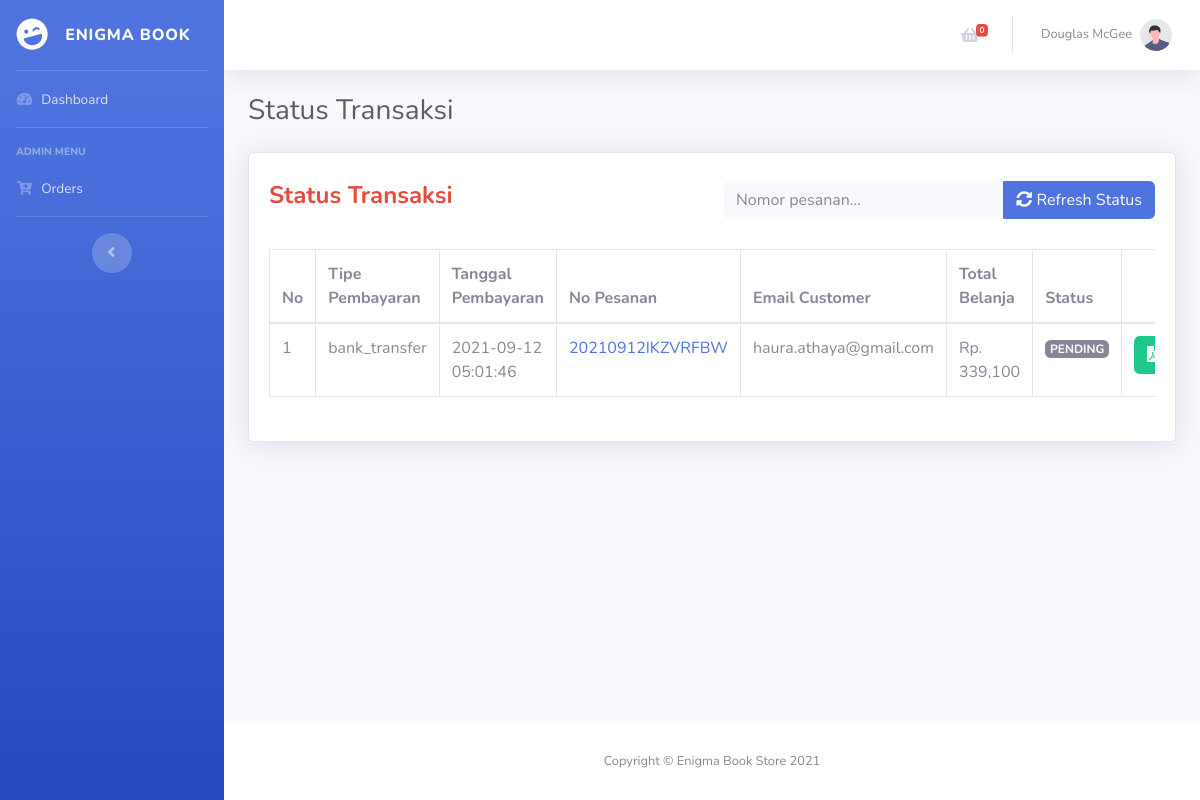
Page /index.php/admin_transaction on the committed database.
### tables this page shows
CREATE TABLE `transaction_from_midtrans` (
  `id` int(11) NOT NULL AUTO_INCREMENT,
  `factur` varchar(45) DEFAULT NULL,
  `payment_type` varchar(120) DEFAULT NULL,
  `bank` varchar(120) DEFAULT NULL,
  `va_number` varchar(120) DEFAULT NULL,
  `biller_code` varchar(120) DEFAULT NULL COMMENT 'for Bank Mandiri',
  `transaction_status` varchar(120) DEFAULT NULL,
  `transaction_time` varchar(120) DEFAULT NULL,
  `pdf_url` varchar(120) DEFAULT NULL,
  `date_created` int(11) DEFAULT NULL,
  `date_modified` int(11) DEFAULT NULL,
  PRIMARY KEY (`id`)
);

CREATE TABLE `transaction` (
  `id` int(11) NOT NULL AUTO_INCREMENT,
  `factur` varchar(45) DEFAULT NULL,
  `date` date DEFAULT NULL,
  `member_id` int(11) DEFAULT NULL,
  `grand_total` int(11) DEFAULT NULL,
  `total_bayar` int(11) DEFAULT NULL,
  `status` int(11) DEFAULT NULL,
  PRIMARY KEY (`id`),
  KEY `fk_member_idx` (`member_id`),
  CONSTRAINT `fk_member` FOREIGN KEY (`member_id`) REFERENCES `member` (`id`) ON DELETE NO ACTION ON UPDATE NO ACTION
);

CREATE TABLE `member` (
  `id` int(11) NOT NULL AUTO_INCREMENT,
  `first_name` varchar(30) NOT NULL,
  `last_name` varchar(30) DEFAULT NULL,
  `email` varchar(50) DEFAULT NULL,
  `username` varchar(30) DEFAULT NULL,
  `password` varchar(60) DEFAULT NULL,
  PRIMARY KEY (`id`),
  UNIQUE KEY `email` (`email`),
  UNIQUE KEY `username` (`username`)
);

### application/helpers/enigma_helper.php (called while the page is built, shortened)
<?php
function pageBackend($role = '', $page = '', $data = '')
{
  $ci = get_instance();
  $ci->load->view('template/header', $data);
  $ci->load->view('template/' . strtolower($role . '_sidebar'), $data);
  $ci->load->view('template/topbar', $data);
  $ci->load->view('' . $page, $data);
}

### application/controllers/Admin_transaction.php (called while the page is built, shortened)
<?php
class Admin_transaction extends CI_Controller
{
  public function index()
  {
    $data = [
      'title'         => 'Status Transaksi',
      'transactions'  => $this->Transaction->getAllTransaction()
    ];
    $page = 'admin/v_transaction';
    pageBackend('admin', $page, $data);
  }
}

### index.php (called while the page is built, shortened)
<?php
require_once BASEPATH.'core/CodeIgniter.php';

### application/models/Admin_transaction_model.php (called while the page is built, shortened)
<?php
class Admin_transaction_model extends CI_Model
{
  public function getAllTransaction()
  {
    $query = "SELECT tfm.payment_type, tfm.transaction_time, tfm.pdf_url, t.factur, m.email, t.grand_total, tfm.transaction_status FROM transaction_from_midtrans tfm JOIN transaction t on tfm.factur = t.factur JOIN member m on m.id = t.member_id";
    return $this->db->query($query);
  }
}

### application/views/admin/v_transaction.php (the view)
<div class="container-fluid">
  <h1 class="h3 mb-4 text-gray-800"><?= $title ?></h1>
  <form action="<?= site_url('admin/orders/refresh') ?>" method="POST">
    <div class="row">
      <div class="col-md-12">
        <div class="card shadow h-100 py-2">
          <div class="card-body">
            <div class="row mb-3">
              <div class="col-lg-6">
                <h4 class="text-danger mb-4 font-weight-bold"><?= $title ?></h4>
              </div>
              <div class="col-lg-6 text-right">
                <div class="input-group">
                  <input type="text" name="factur" class="form-control bg-light border-0 small" placeholder="Nomor pesanan..." aria-label="Search" aria-describedby="basic-addon2" required>
                  <div class="input-group-append">
                    <button type="submit" class="btn btn-primary"> <i class="fas fa-sync-alt"></i> Refresh Status</button>
                  </div>
                </div>
              </div>
            </div>
            <div class="table-responsive">
              <table class="table table-bordered">
                <thead>
                  <tr>
                    <th>No</th>
                    <th>Tipe Pembayaran</th>
                    <th>Tanggal Pembayaran</th>
                    <th>No Pesanan</th>
                    <th>Email Customer</th>
                    <th>Total Belanja</th>
                    <th>Status</th>
                    <th></th>
                  </tr>
                </thead>
                <tbody>
                  <?php $no = 1;
                  foreach ($transactions->result() as $row) : ?>
                    <tr>
                      <td><?= $no++ ?></td>
                      <td><?= $row->payment_type ?></td>
                      <td><?= $row->transaction_time ?></td>
                      <td><a href="<?= site_url('admin/orders/detail/' . $row->factur) ?>"> <?= $row->factur ?></a></td>
                      <td><?= $row->email ?></td>
                      <td>Rp. <?= number_format($row->grand_total) ?></td>
                      <td>
                        <?php if ($row->transaction_status == 'pending') {
                          echo '<span class="badge badge-secondary text-uppercase">pending</span>';
                        } elseif ($row->transaction_status == 'settlement') {
                          echo '<span class="badge badge-success text-uppercase">settlement</span>';
                        } else {
                          echo '<span class="badge badge-danger text-uppercase">failure</span>';
                        }
                        ?>
                      </td>
                      <td>
                        <a href="<?= $row->pdf_url ?>" class="btn btn-success"><i class="fas fa-file-pdf"></i></a>
                      </td>
                    </tr>
                  <?php endforeach ?>
                </tbody>
              </table>
            </div>
          </div>
        </div>
      </div>
    </div>
  </form>
</div>

### rows in the picture
transaction_from_midtrans: payment_type "bank_transfer", transaction_time "2021-09-12 05:01:46", transaction.factur "20210912IKZVRFBW", member.email "haura.athaya@gmail.com", transaction.grand_total "339,100", transaction_status "PENDING"

### other values in the picture
$qty "0"
$title "Status Transaksi"
